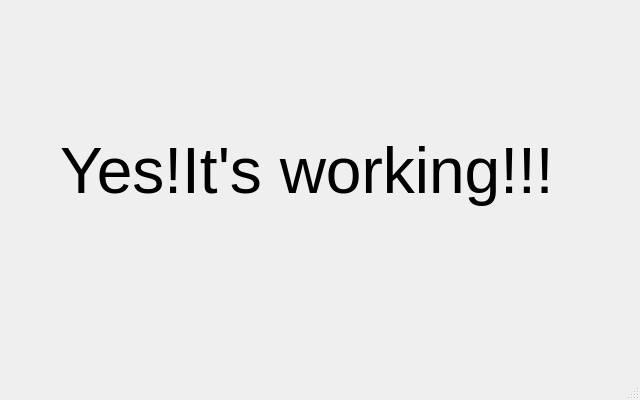
<?xml version="1.0" encoding="UTF-8"?>
<ui version="4.0">
 <class>MainWindow</class>
 <widget class="QMainWindow" name="MainWindow">
  <property name="geometry">
   <rect>
    <x>0</x>
    <y>0</y>
    <width>640</width>
    <height>400</height>
   </rect>
  </property>
  <property name="windowTitle">
   <string>MainWindow</string>
  </property>
  <widget class="QWidget" name="centralwidget">
   <widget class="QLabel" name="label">
    <property name="geometry">
     <rect>
      <x>60</x>
      <y>110</y>
      <width>521</width>
      <height>121</height>
     </rect>
    </property>
    <property name="font">
     <font>
      <family>Arial</family>
      <pointsize>48</pointsize>
     </font>
    </property>
    <property name="text">
     <string>Yes!It's working!!!</string>
    </property>
   </widget>
  </widget>
  <widget class="QMenuBar" name="menubar">
   <property name="geometry">
    <rect>
     <x>0</x>
     <y>0</y>
     <width>640</width>
     <height>22</height>
    </rect>
   </property>
  </widget>
  <widget class="QStatusBar" name="statusbar"/>
 </widget>
 <resources/>
 <connections/>
</ui>
